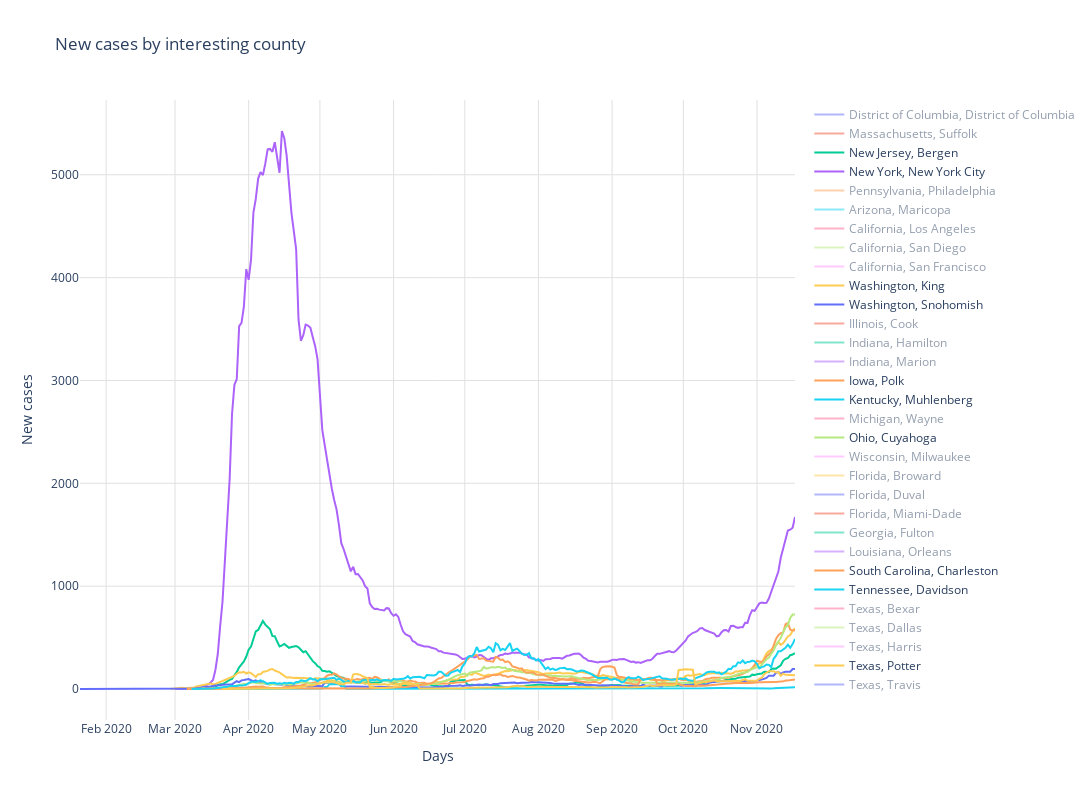

The notebook cell this image was saved under:
### Code cell
#############################
# New cases by interesting county
#############################
row += 1
layout = go.Layout(
        title = 'New cases by interesting county',
        plot_bgcolor = default_plot_color,
        xaxis_gridcolor = default_grid_color,
        yaxis_gridcolor = default_grid_color,
        width=default_width,
        height=default_height,
        xaxis_title='Days',
        yaxis_title='New cases'
)

fig = go.Figure(layout=layout)
for index, r in interesting_locations.iterrows():
    if (r.county != ''):
        total_new_cases_by_date = generate_delta_df(r.state, r.county, 'cases')
        plotmovingaverage(total_new_cases_by_date, r.state + ', ' + r.county, 'new cases: %{y:,.0f}<br>day: %{x}', r.show_by_default)

fig.show()
plotly.offline.plot(fig, filename=webpage_folder + 'Chart_'+str(row)+'.html',auto_open=False)
html_graphs.write('''
<h1>New Cases and Deaths in Locations Interesting to Me</h1>\n
''')
html_graphs.write("  <object data=\""+'Chart_'+str(row)+'.html'+"\" width=" + str(default_width * 1.10) + " height=" + str(default_height* 1.10) + "\"></object>"+"\n")

### Figure 1 — Plotly figure (JSON) as saved in the notebook; plotly's stock layout.template omitted (floating-point values rounded to 4 significant figures; data arrays with more than 128 entries replaced by an {"elided": "..."} marker saying what was removed)
{"data": [{"hovertemplate": "new cases: %{y:,.0f}<br>day: %{x}", "line": {"width": 2}, "mode": "lines", "name": "District of Columbia, District of Columbia", "type": "scatter", "visible": "legendonly", "x": {"elided": "256 str values"}, "y": {"elided": "256 float values"}}, {"hovertemplate": "new cases: %{y:,.0f}<br>day: %{x}", "line": {"width": 2}, "mode": "lines", "name": "Massachusetts, Suffolk", "type": "scatter", "visible": "legendonly", "x": {"elided": "291 str values"}, "y": {"elided": "291 float values"}}, {"hovertemplate": "new cases: %{y:,.0f}<br>day: %{x}", "line": {"width": 2}, "mode": "lines", "name": "New Jersey, Bergen", "type": "scatter", "visible": true, "x": {"elided": "259 str values"}, "y": {"elided": "259 float values"}}, {"hovertemplate": "new cases: %{y:,.0f}<br>day: %{x}", "line": {"width": 2}, "mode": "lines", "name": "New York, New York City", "type": "scatter", "visible": true, "x": {"elided": "262 str values"}, "y": {"elided": "262 float values"}}, {"hovertemplate": "new cases: %{y:,.0f}<br>day: %{x}", "line": {"width": 2}, "mode": "lines", "name": "Pennsylvania, Philadelphia", "type": "scatter", "visible": "legendonly", "x": {"elided": "253 str values"}, "y": {"elided": "253 float values"}}, {"hovertemplate": "new cases: %{y:,.0f}<br>day: %{x}", "line": {"width": 2}, "mode": "lines", "name": "Arizona, Maricopa", "type": "scatter", "visible": "legendonly", "x": {"elided": "297 str values"}, "y": {"elided": "297 float values"}}, {"hovertemplate": "new cases: %{y:,.0f}<br>day: %{x}", "line": {"width": 2}, "mode": "lines", "name": "California, Los Angeles", "type": "scatter", "visible": "legendonly", "x": {"elided": "297 str values"}, "y": {"elided": "297 float values"}}, {"hovertemplate": "new cases: %{y:,.0f}<br>day: %{x}", "line": {"width": 2}, "mode": "lines", "name": "California, San Diego", "type": "scatter", "visible": "legendonly", "x": {"elided": "282 str values"}, "y": {"elided": "282 float values"}}, {"hovertemplate": "new cases: %{y:,.0f}<br>day: %{x}", "line": {"width": 2}, "mode": "lines", "name": "California, San Francisco", "type": "scatter", "visible": "legendonly", "x": {"elided": "290 str values"}, "y": {"elided": "290 float values"}}, {"hovertemplate": "new cases: %{y:,.0f}<br>day: %{x}", "line": {"width": 2}, "mode": "lines", "name": "Washington, King", "type": "scatter", "visible": true, "x": {"elided": "264 str values"}, "y": {"elided": "264 float values"}}, {"hovertemplate": "new cases: %{y:,.0f}<br>day: %{x}", "line": {"width": 2}, "mode": "lines", "name": "Washington, Snohomish", "type": "scatter", "visible": true, "x": {"elided": "302 str values"}, "y": {"elided": "302 float values"}}, {"hovertemplate": "new cases: %{y:,.0f}<br>day: %{x}", "line": {"width": 2}, "mode": "lines", "name": "Illinois, Cook", "type": "scatter", "visible": "legendonly", "x": {"elided": "299 str values"}, "y": {"elided": "299 float values"}}, {"hovertemplate": "new cases: %{y:,.0f}<br>day: %{x}", "line": {"width": 2}, "mode": "lines", "name": "Indiana, Hamilton", "type": "scatter", "visible": "legendonly", "x": {"elided": "248 str values"}, "y": {"elided": "248 float values"}}, {"hovertemplate": "new cases: %{y:,.0f}<br>day: %{x}", "line": {"width": 2}, "mode": "lines", "name": "Indiana, Marion", "type": "scatter", "visible": "legendonly", "x": {"elided": "257 str values"}, "y": {"elided": "257 float values"}}, {"hovertemplate": "new cases: %{y:,.0f}<br>day: %{x}", "line": {"width": 2}, "mode": "lines", "name": "Iowa, Polk", "type": "scatter", "visible": true, "x": {"elided": "248 str values"}, "y": {"elided": "248 float values"}}, {"hovertemplate": "new cases: %{y:,.0f}<br>day: %{x}", "line": {"width": 2}, "mode": "lines", "name": "Kentucky, Muhlenberg", "type": "scatter", "visible": true, "x": {"elided": "239 str values"}, "y": {"elided": "239 float values"}}, {"hovertemplate": "new cases: %{y:,.0f}<br>day: %{x}", "line": {"width": 2}, "mode": "lines", "name": "Michigan, Wayne", "type": "scatter", "visible": "legendonly", "x": {"elided": "253 str values"}, "y": {"elided": "253 float values"}}, {"hovertemplate": "new cases: %{y:,.0f}<br>day: %{x}", "line": {"width": 2}, "mode": "lines", "name": "Ohio, Cuyahoga", "type": "scatter", "visible": true, "x": {"elided": "254 str values"}, "y": {"elided": "254 float values"}}, {"hovertemplate": "new cases: %{y:,.0f}<br>day: %{x}", "line": {"width": 2}, "mode": "lines", "name": "Wisconsin, Milwaukee", "type": "scatter", "visible": "legendonly", "x": {"elided": "250 str values"}, "y": {"elided": "250 float values"}}, {"hovertemplate": "new cases: %{y:,.0f}<br>day: %{x}", "line": {"width": 2}, "mode": "lines", "name": "Florida, Broward", "type": "scatter", "visible": "legendonly", "x": {"elided": "257 str values"}, "y": {"elided": "257 float values"}}, {"hovertemplate": "new cases: %{y:,.0f}<br>day: %{x}", "line": {"width": 2}, "mode": "lines", "name": "Florida, Duval", "type": "scatter", "visible": "legendonly", "x": {"elided": "251 str values"}, "y": {"elided": "251 float values"}}, {"hovertemplate": "new cases: %{y:,.0f}<br>day: %{x}", "line": {"width": 2}, "mode": "lines", "name": "Florida, Miami-Dade", "type": "scatter", "visible": "legendonly", "x": {"elided": "252 str values"}, "y": {"elided": "252 float values"}}, {"hovertemplate": "new cases: %{y:,.0f}<br>day: %{x}", "line": {"width": 2}, "mode": "lines", "name": "Georgia, Fulton", "type": "scatter", "visible": "legendonly", "x": {"elided": "261 str values"}, "y": {"elided": "261 float values"}}, {"hovertemplate": "new cases: %{y:,.0f}<br>day: %{x}", "line": {"width": 2}, "mode": "lines", "name": "Louisiana, Orleans", "type": "scatter", "visible": "legendonly", "x": {"elided": "253 str values"}, "y": {"elided": "253 float values"}}, {"hovertemplate": "new cases: %{y:,.0f}<br>day: %{x}", "line": {"width": 2}, "mode": "lines", "name": "South Carolina, Charleston", "type": "scatter", "visible": true, "x": {"elided": "257 str values"}, "y": {"elided": "257 float values"}}, {"hovertemplate": "new cases: %{y:,.0f}<br>day: %{x}", "line": {"width": 2}, "mode": "lines", "name": "Tennessee, Davidson", "type": "scatter", "visible": true, "x": {"elided": "255 str values"}, "y": {"elided": "255 float values"}}, {"hovertemplate": "new cases: %{y:,.0f}<br>day: %{x}", "line": {"width": 2}, "mode": "lines", "name": "Texas, Bexar", "type": "scatter", "visible": "legendonly", "x": {"elided": "280 str values"}, "y": {"elided": "280 float values"}}, {"hovertemplate": "new cases: %{y:,.0f}<br>day: %{x}", "line": {"width": 2}, "mode": "lines", "name": "Texas, Dallas", "type": "scatter", "visible": "legendonly", "x": {"elided": "253 str values"}, "y": {"elided": "253 float values"}}, {"hovertemplate": "new cases: %{y:,.0f}<br>day: %{x}", "line": {"width": 2}, "mode": "lines", "name": "Texas, Harris", "type": "scatter", "visible": "legendonly", "x": {"elided": "258 str values"}, "y": {"elided": "258 float values"}}, {"hovertemplate": "new cases: %{y:,.0f}<br>day: %{x}", "line": {"width": 2}, "mode": "lines", "name": "Texas, Potter", "type": "scatter", "visible": true, "x": {"elided": "242 str values"}, "y": {"elided": "242 float values"}}, {"hovertemplate": "new cases: %{y:,.0f}<br>day: %{x}", "line": {"width": 2}, "mode": "lines", "name": "Texas, Travis", "type": "scatter", "visible": "legendonly", "x": {"elided": "250 str values"}, "y": {"elided": "250 float values"}}], "layout": {"height": 800, "plot_bgcolor": "rgba(0, 0, 0, 0)", "title": {"text": "New cases by interesting county"}, "width": 1280, "xaxis": {"gridcolor": "rgba(225, 225, 225, 255)", "title": {"text": "Days"}}, "yaxis": {"gridcolor": "rgba(225, 225, 225, 255)", "title": {"text": "New cases"}}}}
